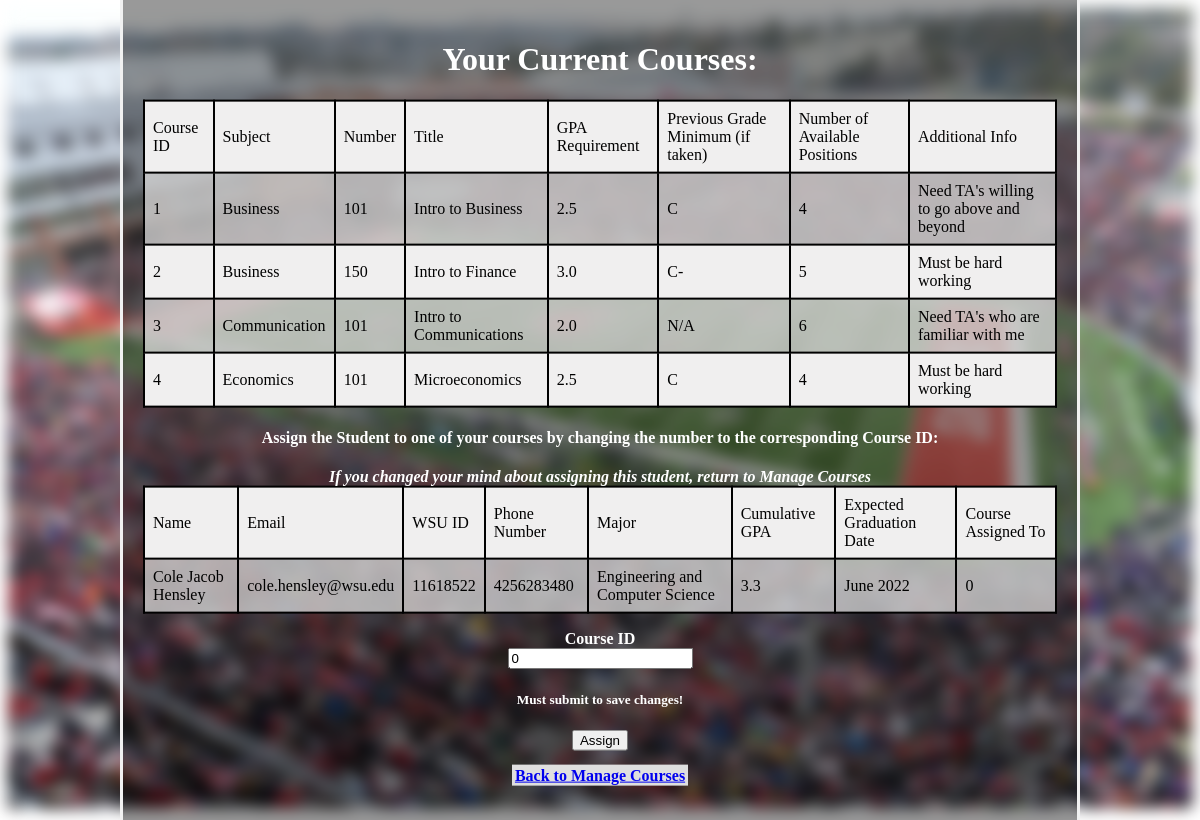
Page /assign/2 (signed in) on the committed database.
### app/models.py (models this page shows, shortened)
class Course(db.Model):
    id = db.Column(db.Integer, primary_key=True)
    subject = db.Column(db.String(128))
    number = db.Column(db.String(10))
    title = db.Column(db.String(128))
    gpareq = db.Column(db.Float)
    prevgrade = db.Column(db.String(4))
    numslots = db.Column(db.Integer)
    addinfo = db.Column(db.String(256))
    prof_id = db.Column(db.Integer, db.ForeignKey('user.id'))
    appsincourse = db.relationship('Apply', back_populates='_course')

class User(UserMixin, db.Model):
    status = db.Column(db.Integer, default = 0)        # For TA's: 0 = not accepted to course, anything other than 0 corresponds to course id accepted to
    tof = db.Column(db.Integer)                        # tof stands for TA or Faculty, 1 = TA, 2 = Faculty
    id = db.Column(db.Integer, primary_key=True)
    username = db.Column(db.String(64), unique=True)
    fullname = db.Column(db.String(100))
    email = db.Column(db.String(120), unique = True)
    phonenum = db.Column(db.String(20), unique = True)
    wsuid = db.Column(db.String(20), unique = True)
    password_hash = db.Column(db.String(128))
    major = db.Column(db.String(128))
    cgpa = db.Column(db.String(128))
    egd = db.Column(db.String(128))
    courses = db.relationship('Course', backref='professor')
    appsinuser = db.relationship('Apply', back_populates='_user')

### app/routes.py (the view)
@app.route('/assign/<user_id>', methods = ['GET', 'POST', 'DELETE'])
@login_required
def assign(user_id):
    if current_user.tof == 1:
        return redirect(url_for('index'))
    else:
        form = AssignForm()
        student = User.query.filter_by(id=user_id).first()
        idlist = []
        for crs in Course.query.filter_by(prof_id = current_user.id):
            idlist.append(crs.id)
        profcourses = Course.query.filter(Course.id.in_(idlist))
        course = Course.query.filter_by(id = form.courseid.data).first()
        if form.validate_on_submit():
            if form.courseid.data in idlist:
                student.status = form.courseid.data
                course.numslots = course.numslots - 1
                for apps in student.appsinuser:
                    db.session.delete(apps)
                    db.session.commit()
                flash('You have assigned a student to your course!')
                db.session.commit()
                return redirect(url_for('managecourses'))
            else:
                flash('Must assign student to one of your courses!')
                return redirect(url_for('managecourses'))
        elif request.method == 'GET':
            form.courseid.data = student.status
    return render_template('assign.html', title='Assign TA', profcourses=profcourses.all(), student=student, form=form)

### app/forms.py
class AssignForm(FlaskForm):
    courseid = IntegerField('Course ID', validators=[DataRequired()])
    assign = SubmitField('Assign')

### app/models.py (called while the page is built)
@login.user_loader
def load_user(id):
    return User.query.get(int(id))

### app/templates/assign.html (shortened to what this page needs)
<link rel="stylesheet" href="{{ url_for('static', filename='css/main.css') }}">
{% block content %}
<div class="bg-image"></div>
<div class="bg-text">
    <h1>Your Current Courses:</h1>
    <form action="" method="get">
        <table class = 'coursetable' style = 'width:100%' valign = 'top'>
            <tr>
                <td>Course ID</td>
                <td>Subject</td>
                <td>Number</td>
                <td>Title</td>
                <td>GPA Requirement</td>
                <td>Previous Grade Minimum (if taken)</td>
                <td>Number of Available Positions</td>
                <td>Additional Info</td>
            </tr>
            {% for course in profcourses %}
                {% include 'profcourses.html' %}
            {% endfor %}
        </table>
    </form>
    <form action="" method="post">
        <h4>Assign the Student to one of your courses by changing the number to the corresponding Course ID:</h4> <em>If you changed your mind about assigning this student, return to Manage Courses</em>
        <table class = 'coursetable' style = 'width:100%' valign = 'top'>
            <tr>
                <td>Name</td>
                <td>Email</td>
                <td>WSU ID</td>
                <td>Phone Number</td>
                <td>Major</td>
                <td>Cumulative GPA</td>
                <td>Expected Graduation Date</td>
                <td>Course Assigned To</td>
            </tr>
            <tr>
                <td>{{student.fullname}}</td>
                <td>{{student.email}}</td>
                <td>{{student.wsuid}}</td>
                <td>{{student.phonenum}}</td>
                <td>{{student.major}}</td>
                <td>{{student.cgpa}}</td>
                <td>{{student.egd}}</td>
                <td>{{student.status}}</td>
            </tr>
        </table>
        <p>
            {{ form.courseid.label }}<br>
            {{ form.courseid(class='userRegister') }}<br>
        </p>
        <h5>Must submit to save changes!</h5>
        <p>{{ form.assign(class='button') }}</p>
        <td><a href="{{ url_for('managecourses') }}" class = "mybutton">Back to Manage Courses</a></td>
    </form>
</div>
{% endblock %}

### app/templates/profcourses.html
<tr>
    <td><div>{{course.id}}</div></td>
    <td><div>{{course.subject}}</div></td>
    <td><div>{{course.number}}</div></td>
    <td><div>{{course.title}}</div></td>
    <td><div>{{course.gpareq}}</div></td>
    <td><div>{{course.prevgrade}}</div></td>
    <td><div>{{course.numslots}}</div></td>
    <td><div>{{course.addinfo}}</div></td>
</tr>

### app/static/css/main.css (style rules this page uses)
.coursetable { font-family: arial, sans-serif; border-collapse: collapse; width: 92%; }
td { font-family: 'Times New Roman', Times, serif; border: 2px solid #000000; text-align: left; padding: 8px; table-layout: fixed; }
tr:nth-child(even) { background-color: #ddddddbb; }
tr:nth-child(odd) { background-color: rgb(240, 239, 239); }
* { box-sizing: border-box; }
.bg-image { background-image: url(../images/field.jpg); filter: blur(8px); -webkit-filter: blur(8px); height: 100%; background-position: center; background-repeat: no-repeat; background-size: cover; }
.bg-text { background-color: rgb(0,0,0); background-color: rgba(0,0,0, 0.4); color: white; font-weight: bold; border: 3px solid #f1f1f1; position: absolute; top: 50%; left: 50%; transform: translate(-50%, -50%); z-index: 2; width: 80%; padding: 20px; text-align: center; }
.mybutton { padding: 2px 3px; background-color: rgb(223, 223, 223); border: 0px solid white; }
h1 { text-align: center; }

### rows in the picture
Course: id "1", subject "Business", number "101", title "Intro to Business", gpareq "2.5", prevgrade "C", numslots "4", addinfo "Need TA's willing to go above and beyond"
Course: id "2", subject "Business", number "150", title "Intro to Finance", gpareq "3.0", prevgrade "C-", numslots "5", addinfo "Must be hard working"
Course: id "3", subject "Communication", number "101", title "Intro to Communications", gpareq "2.0", prevgrade "N/A", numslots "6", addinfo "Need TA's who are familiar with me"
Course: id "4", subject "Economics", number "101", title "Microeconomics", gpareq "2.5", prevgrade "C", numslots "4", addinfo "Must be hard working"
User: fullname "Cole Jacob Hensley", email "cole.hensley@wsu.edu", wsuid "11618522", phonenum "4256283480", major "Engineering and Computer Science", cgpa "3.3", egd "June 2022", status "0"
